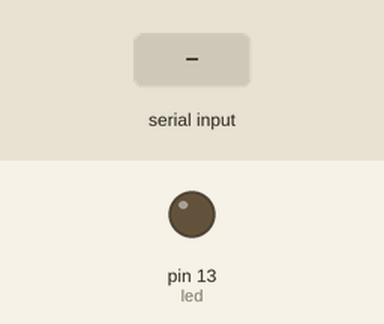
Simulated run of this sketch. Board: Arduino Uno, built with avr-gcc and run on an emulated ATmega328P. Parts: output pins drawn as LEDs (lit = HIGH). Inputs (shaded band) come from the test bench.

Above: at 1.2 s.
1.3 s: byte 30 received over Serial
At 2.0 s:
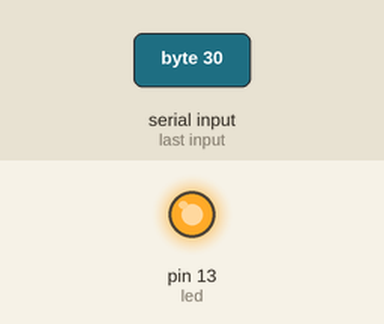
Timing chart, 0 to 4.3 s (numbered marks = the images above; inputs shaded):
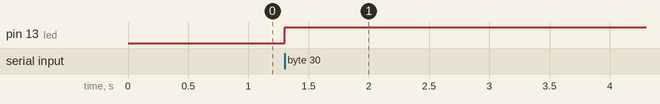

Measured:
- after the input at 1.3 s, pin 13 (led): LOW → HIGH at once

The sketch:

serialReadByteArraywith3x16COlors.ino
```cpp
int led = 13;
byte inData[16]; // Allocate some space for the string
byte inByte=-1; // Where to store the character read
byte index = 0; // Index into array; where to store the character

// the setup routine runs once when you press reset:
void setup() {
  Serial.begin(115200);
  // initialize the digital pin as an output.
  pinMode(led, OUTPUT);
}

void readSerial() {
    while (Serial.available() > 0) // Don't read unless there you know there is data
    {
        if(index < 16) // One less than the size of the array
        {
            inByte = Serial.read(); // Read a character
            inData[index] = inByte; // Store it
            index++; // Increment where to write next
            //inData[index] = '\0'; // Null terminate the string
        }
    }
    index=0;
}


// the loop routine runs over and over again forever:
void loop() {
   readSerial();
   if(((int)inData[0])>0)
      digitalWrite(led, HIGH);   // turn the LED on (HIGH is the voltage level)
   else
      digitalWrite(led, LOW);    // turn the LED off by making the voltage LOW

}
```
